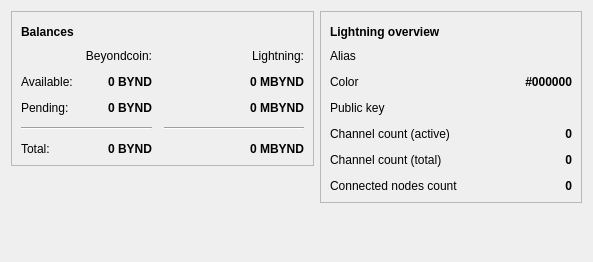
<?xml version="1.0" encoding="UTF-8"?>
<ui version="4.0">
 <class>OverviewPage</class>
 <widget class="QWidget" name="OverviewPage">
  <property name="geometry">
   <rect>
    <x>0</x>
    <y>0</y>
    <width>593</width>
    <height>262</height>
   </rect>
  </property>
  <property name="windowTitle">
   <string>Form</string>
  </property>
  <layout class="QVBoxLayout" name="verticalLayout">
   <item>
    <layout class="QHBoxLayout" name="horizontalLayout_7" stretch="1,1">
     <item>
      <layout class="QVBoxLayout" name="verticalLayout_9">
       <item>
        <widget class="QFrame" name="frame_5">
         <property name="frameShape">
          <enum>QFrame::StyledPanel</enum>
         </property>
         <property name="frameShadow">
          <enum>QFrame::Raised</enum>
         </property>
         <layout class="QVBoxLayout" name="verticalLayout_10">
          <item>
           <layout class="QHBoxLayout" name="horizontalLayout_8">
            <item>
             <widget class="QLabel" name="label_8">
              <property name="font">
               <font>
                <weight>75</weight>
                <bold>true</bold>
               </font>
              </property>
              <property name="text">
               <string>Balances</string>
              </property>
             </widget>
            </item>
            <item>
             <widget class="QPushButton" name="pushButtonBalance">
              <property name="enabled">
               <bool>true</bool>
              </property>
              <property name="maximumSize">
               <size>
                <width>30</width>
                <height>16777215</height>
               </size>
              </property>
              <property name="toolTip">
               <string/>
              </property>
              <property name="text">
               <string/>
              </property>
              <property name="icon">
               <iconset>
                <normaloff>:/icons/warning</normaloff>
                <disabledoff>:/icons/warning</disabledoff>:/icons/warning</iconset>
              </property>
              <property name="iconSize">
               <size>
                <width>24</width>
                <height>24</height>
               </size>
              </property>
              <property name="flat">
               <bool>true</bool>
              </property>
             </widget>
            </item>
            <item>
             <spacer name="horizontalSpacer_7">
              <property name="orientation">
               <enum>Qt::Horizontal</enum>
              </property>
              <property name="sizeHint" stdset="0">
               <size>
                <width>40</width>
                <height>20</height>
               </size>
              </property>
             </spacer>
            </item>
           </layout>
          </item>
          <item>
           <layout class="QGridLayout" name="gridLayout_3">
            <property name="spacing">
             <number>12</number>
            </property>
            <item row="2" column="2">
             <widget class="QLabel" name="labelPendingLightning">
              <property name="font">
               <font>
                <weight>75</weight>
                <bold>true</bold>
               </font>
              </property>
              <property name="cursor">
               <cursorShape>IBeamCursor</cursorShape>
              </property>
              <property name="toolTip">
               <string>Your total not yet locked on channels balance</string>
              </property>
              <property name="text">
               <string notr="true">0 MBYND</string>
              </property>
              <property name="alignment">
               <set>Qt::AlignRight|Qt::AlignTrailing|Qt::AlignVCenter</set>
              </property>
              <property name="textInteractionFlags">
               <set>Qt::LinksAccessibleByMouse|Qt::TextSelectableByKeyboard|Qt::TextSelectableByMouse</set>
              </property>
             </widget>
            </item>
            <item row="1" column="1">
             <widget class="QLabel" name="labelBalanceBeyondcoin">
              <property name="font">
               <font>
                <weight>75</weight>
                <bold>true</bold>
               </font>
              </property>
              <property name="cursor">
               <cursorShape>IBeamCursor</cursorShape>
              </property>
              <property name="toolTip">
               <string>Your current on chain balance</string>
              </property>
              <property name="text">
               <string notr="true">0 BYND</string>
              </property>
              <property name="alignment">
               <set>Qt::AlignRight|Qt::AlignTrailing|Qt::AlignVCenter</set>
              </property>
              <property name="textInteractionFlags">
               <set>Qt::LinksAccessibleByMouse|Qt::TextSelectableByKeyboard|Qt::TextSelectableByMouse</set>
              </property>
             </widget>
            </item>
            <item row="1" column="2">
             <widget class="QLabel" name="labelBalanceLightning">
              <property name="font">
               <font>
                <weight>75</weight>
                <bold>true</bold>
               </font>
              </property>
              <property name="cursor">
               <cursorShape>IBeamCursor</cursorShape>
              </property>
              <property name="toolTip">
               <string>Your current on channels balance</string>
              </property>
              <property name="text">
               <string notr="true">0 MBYND</string>
              </property>
              <property name="alignment">
               <set>Qt::AlignRight|Qt::AlignTrailing|Qt::AlignVCenter</set>
              </property>
              <property name="textInteractionFlags">
               <set>Qt::LinksAccessibleByMouse|Qt::TextSelectableByKeyboard|Qt::TextSelectableByMouse</set>
              </property>
             </widget>
            </item>
            <item row="2" column="0">
             <widget class="QLabel" name="labelPending">
              <property name="text">
               <string>Pending:</string>
              </property>
             </widget>
            </item>
            <item row="0" column="1">
             <widget class="QLabel" name="labelBeyondcoin">
              <property name="text">
               <string>Beyondcoin:</string>
              </property>
              <property name="alignment">
               <set>Qt::AlignRight|Qt::AlignTrailing|Qt::AlignVCenter</set>
              </property>
             </widget>
            </item>
            <item row="2" column="1">
             <widget class="QLabel" name="labelPendingBeyondcoin">
              <property name="font">
               <font>
                <weight>75</weight>
                <bold>true</bold>
               </font>
              </property>
              <property name="cursor">
               <cursorShape>IBeamCursor</cursorShape>
              </property>
              <property name="toolTip">
               <string>Your total not yet confirmed on chain balance</string>
              </property>
              <property name="text">
               <string notr="true">0 BYND</string>
              </property>
              <property name="alignment">
               <set>Qt::AlignRight|Qt::AlignTrailing|Qt::AlignVCenter</set>
              </property>
              <property name="textInteractionFlags">
               <set>Qt::LinksAccessibleByMouse|Qt::TextSelectableByKeyboard|Qt::TextSelectableByMouse</set>
              </property>
             </widget>
            </item>
            <item row="3" column="0" colspan="2">
             <widget class="Line" name="lineBeyondcoinBalance">
              <property name="orientation">
               <enum>Qt::Horizontal</enum>
              </property>
             </widget>
            </item>
            <item row="3" column="2">
             <widget class="Line" name="lineLightningBalance">
              <property name="sizePolicy">
               <sizepolicy hsizetype="Preferred" vsizetype="Fixed">
                <horstretch>0</horstretch>
                <verstretch>0</verstretch>
               </sizepolicy>
              </property>
              <property name="minimumSize">
               <size>
                <width>140</width>
                <height>0</height>
               </size>
              </property>
              <property name="orientation">
               <enum>Qt::Horizontal</enum>
              </property>
             </widget>
            </item>
            <item row="4" column="0">
             <widget class="QLabel" name="labelTotal">
              <property name="text">
               <string>Total:</string>
              </property>
             </widget>
            </item>
            <item row="4" column="1">
             <widget class="QLabel" name="labelBeyondcoinTotal">
              <property name="font">
               <font>
                <weight>75</weight>
                <bold>true</bold>
               </font>
              </property>
              <property name="cursor">
               <cursorShape>IBeamCursor</cursorShape>
              </property>
              <property name="toolTip">
               <string>Your total on chain balance</string>
              </property>
              <property name="text">
               <string notr="true">0 BYND</string>
              </property>
              <property name="alignment">
               <set>Qt::AlignRight|Qt::AlignTrailing|Qt::AlignVCenter</set>
              </property>
              <property name="textInteractionFlags">
               <set>Qt::LinksAccessibleByMouse|Qt::TextSelectableByKeyboard|Qt::TextSelectableByMouse</set>
              </property>
             </widget>
            </item>
            <item row="4" column="2">
             <widget class="QLabel" name="labelLightningTotal">
              <property name="font">
               <font>
                <weight>75</weight>
                <bold>true</bold>
               </font>
              </property>
              <property name="cursor">
               <cursorShape>IBeamCursor</cursorShape>
              </property>
              <property name="toolTip">
               <string>Your total on channels balance</string>
              </property>
              <property name="text">
               <string notr="true">0 MBYND</string>
              </property>
              <property name="alignment">
               <set>Qt::AlignRight|Qt::AlignTrailing|Qt::AlignVCenter</set>
              </property>
              <property name="textInteractionFlags">
               <set>Qt::LinksAccessibleByMouse|Qt::TextSelectableByKeyboard|Qt::TextSelectableByMouse</set>
              </property>
             </widget>
            </item>
            <item row="0" column="2">
             <widget class="QLabel" name="labelLightning">
              <property name="text">
               <string>Lightning:</string>
              </property>
              <property name="alignment">
               <set>Qt::AlignRight|Qt::AlignTrailing|Qt::AlignVCenter</set>
              </property>
             </widget>
            </item>
            <item row="1" column="0">
             <widget class="QLabel" name="labelAvailable">
              <property name="text">
               <string>Available:</string>
              </property>
             </widget>
            </item>
           </layout>
          </item>
         </layout>
        </widget>
       </item>
       <item>
        <spacer name="verticalSpacer_5">
         <property name="orientation">
          <enum>Qt::Vertical</enum>
         </property>
         <property name="sizeHint" stdset="0">
          <size>
           <width>20</width>
           <height>40</height>
          </size>
         </property>
        </spacer>
       </item>
      </layout>
     </item>
     <item>
      <layout class="QVBoxLayout" name="verticalLayout_11">
       <item>
        <widget class="QFrame" name="frame_6">
         <property name="maximumSize">
          <size>
           <width>16777215</width>
           <height>16777215</height>
          </size>
         </property>
         <property name="frameShape">
          <enum>QFrame::StyledPanel</enum>
         </property>
         <property name="frameShadow">
          <enum>QFrame::Raised</enum>
         </property>
         <layout class="QVBoxLayout" name="verticalLayout_12">
          <item>
           <layout class="QHBoxLayout" name="horizontalLayout_9">
            <item>
             <widget class="QLabel" name="labelLightningOverview">
              <property name="font">
               <font>
                <weight>75</weight>
                <bold>true</bold>
               </font>
              </property>
              <property name="text">
               <string>Lightning overview</string>
              </property>
             </widget>
            </item>
            <item>
             <widget class="QPushButton" name="label_33">
              <property name="enabled">
               <bool>true</bool>
              </property>
              <property name="maximumSize">
               <size>
                <width>30</width>
                <height>16777215</height>
               </size>
              </property>
              <property name="toolTip">
               <string/>
              </property>
              <property name="text">
               <string/>
              </property>
              <property name="icon">
               <iconset>
                <normaloff>:/icons/warning</normaloff>
                <disabledoff>:/icons/warning</disabledoff>:/icons/warning</iconset>
              </property>
              <property name="iconSize">
               <size>
                <width>24</width>
                <height>24</height>
               </size>
              </property>
              <property name="flat">
               <bool>true</bool>
              </property>
             </widget>
            </item>
            <item>
             <spacer name="horizontalSpacer_9">
              <property name="orientation">
               <enum>Qt::Horizontal</enum>
              </property>
              <property name="sizeHint" stdset="0">
               <size>
                <width>40</width>
                <height>20</height>
               </size>
              </property>
             </spacer>
            </item>
           </layout>
          </item>
          <item>
           <layout class="QGridLayout" name="gridLayout_5">
            <property name="spacing">
             <number>12</number>
            </property>
            <item row="4" column="0" colspan="2">
             <widget class="QLabel" name="labelChannelCountTotalText">
              <property name="text">
               <string>Channel count (total)</string>
              </property>
             </widget>
            </item>
            <item row="5" column="0" rowspan="2" colspan="2">
             <widget class="QLabel" name="labelConnectedNodesText">
              <property name="text">
               <string>Connected nodes count</string>
              </property>
             </widget>
            </item>
            <item row="3" column="0" colspan="2">
             <widget class="QLabel" name="labelChannelCountActiveText">
              <property name="text">
               <string>Channel count (active)</string>
              </property>
             </widget>
            </item>
            <item row="5" column="2" rowspan="2">
             <widget class="QLabel" name="labelConnectedNodes">
              <property name="font">
               <font>
                <weight>75</weight>
                <bold>true</bold>
               </font>
              </property>
              <property name="cursor">
               <cursorShape>IBeamCursor</cursorShape>
              </property>
              <property name="toolTip">
               <string>The number of other Lightning Network nodes you are connected to</string>
              </property>
              <property name="text">
               <string notr="true">0</string>
              </property>
              <property name="alignment">
               <set>Qt::AlignRight|Qt::AlignTrailing|Qt::AlignVCenter</set>
              </property>
              <property name="textInteractionFlags">
               <set>Qt::LinksAccessibleByMouse|Qt::TextSelectableByKeyboard|Qt::TextSelectableByMouse</set>
              </property>
             </widget>
            </item>
            <item row="4" column="2">
             <widget class="QLabel" name="labelChannelCountTotal">
              <property name="font">
               <font>
                <weight>75</weight>
                <bold>true</bold>
               </font>
              </property>
              <property name="cursor">
               <cursorShape>IBeamCursor</cursorShape>
              </property>
              <property name="toolTip">
               <string>The total number of Lightning Network channels</string>
              </property>
              <property name="text">
               <string notr="true">0</string>
              </property>
              <property name="alignment">
               <set>Qt::AlignRight|Qt::AlignTrailing|Qt::AlignVCenter</set>
              </property>
              <property name="textInteractionFlags">
               <set>Qt::LinksAccessibleByMouse|Qt::TextSelectableByKeyboard|Qt::TextSelectableByMouse</set>
              </property>
             </widget>
            </item>
            <item row="0" column="0" colspan="2">
             <widget class="QLabel" name="labelAliasText">
              <property name="text">
               <string>Alias</string>
              </property>
             </widget>
            </item>
            <item row="3" column="2">
             <widget class="QLabel" name="labelChannelCountActive">
              <property name="font">
               <font>
                <weight>75</weight>
                <bold>true</bold>
               </font>
              </property>
              <property name="cursor">
               <cursorShape>IBeamCursor</cursorShape>
              </property>
              <property name="toolTip">
               <string>The number of active channels on the Lightning Network</string>
              </property>
              <property name="text">
               <string notr="true">0</string>
              </property>
              <property name="alignment">
               <set>Qt::AlignRight|Qt::AlignTrailing|Qt::AlignVCenter</set>
              </property>
              <property name="textInteractionFlags">
               <set>Qt::LinksAccessibleByMouse|Qt::TextSelectableByKeyboard|Qt::TextSelectableByMouse</set>
              </property>
             </widget>
            </item>
            <item row="0" column="2">
             <widget class="QLabel" name="labelAlias">
              <property name="font">
               <font>
                <weight>75</weight>
                <bold>true</bold>
               </font>
              </property>
              <property name="cursor">
               <cursorShape>IBeamCursor</cursorShape>
              </property>
              <property name="toolTip">
               <string>Your current alias on the Lightning Network</string>
              </property>
              <property name="text">
               <string notr="true"/>
              </property>
              <property name="alignment">
               <set>Qt::AlignRight|Qt::AlignTrailing|Qt::AlignVCenter</set>
              </property>
              <property name="textInteractionFlags">
               <set>Qt::LinksAccessibleByMouse|Qt::TextSelectableByKeyboard|Qt::TextSelectableByMouse</set>
              </property>
             </widget>
            </item>
            <item row="1" column="0" colspan="2">
             <widget class="QLabel" name="labelColorText">
              <property name="text">
               <string>Color</string>
              </property>
             </widget>
            </item>
            <item row="1" column="2">
             <widget class="QLabel" name="labelColor">
              <property name="font">
               <font>
                <weight>75</weight>
                <bold>true</bold>
               </font>
              </property>
              <property name="cursor">
               <cursorShape>IBeamCursor</cursorShape>
              </property>
              <property name="toolTip">
               <string>Your current color on the Lightning Network</string>
              </property>
              <property name="text">
               <string notr="true">#000000</string>
              </property>
              <property name="alignment">
               <set>Qt::AlignRight|Qt::AlignTrailing|Qt::AlignVCenter</set>
              </property>
              <property name="textInteractionFlags">
               <set>Qt::LinksAccessibleByMouse|Qt::TextSelectableByKeyboard|Qt::TextSelectableByMouse</set>
              </property>
             </widget>
            </item>
            <item row="2" column="0">
             <widget class="QLabel" name="labelPublicKeyText">
              <property name="text">
               <string>Public key</string>
              </property>
             </widget>
            </item>
            <item row="2" column="1" colspan="2">
             <widget class="QLabel" name="labelPublicKey">
              <property name="maximumSize">
               <size>
                <width>300</width>
                <height>16777215</height>
               </size>
              </property>
              <property name="font">
               <font>
                <weight>75</weight>
                <bold>true</bold>
               </font>
              </property>
              <property name="cursor">
               <cursorShape>IBeamCursor</cursorShape>
              </property>
              <property name="toolTip">
               <string>Your Lightning Network public key (identifier)</string>
              </property>
              <property name="text">
               <string notr="true"/>
              </property>
              <property name="alignment">
               <set>Qt::AlignRight|Qt::AlignTrailing|Qt::AlignVCenter</set>
              </property>
              <property name="wordWrap">
               <bool>true</bool>
              </property>
              <property name="textInteractionFlags">
               <set>Qt::LinksAccessibleByMouse|Qt::TextSelectableByKeyboard|Qt::TextSelectableByMouse</set>
              </property>
             </widget>
            </item>
           </layout>
          </item>
         </layout>
        </widget>
       </item>
       <item>
        <spacer name="verticalSpacer_6">
         <property name="orientation">
          <enum>Qt::Vertical</enum>
         </property>
         <property name="sizeHint" stdset="0">
          <size>
           <width>20</width>
           <height>40</height>
          </size>
         </property>
        </spacer>
       </item>
      </layout>
     </item>
    </layout>
   </item>
  </layout>
 </widget>
 <resources/>
 <connections/>
</ui>
